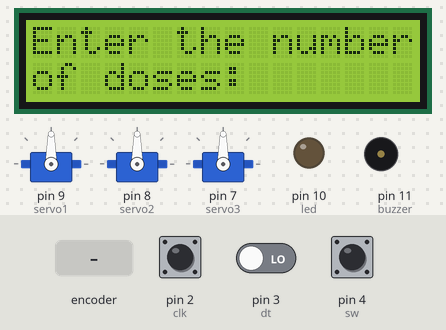
Recording of a sketch running on a simulated Arduino Uno, built with avr-gcc and run on an emulated ATmega328P. Parts: 16×2 character LCD, 3 × servo, output pins drawn as LEDs (lit = HIGH), buzzer (waves = sounding, pin HIGH). The test bench sets the inputs (shaded band); at power-on: pin 4 (sw) HIGH, pin 2 (clk) HIGH, pin 3 (dt) LOW. The local clock reads 2024-03-15 10:24:30 at power-on unless the sketch sets it; what the sketch prints to the serial monitor is not drawn.

Above: at 1.2 s.
1.3 s: rotary encoder on pin 2 (clk) / pin 3 (dt) turned 3 steps (first pin leading)
At 2.9 s:
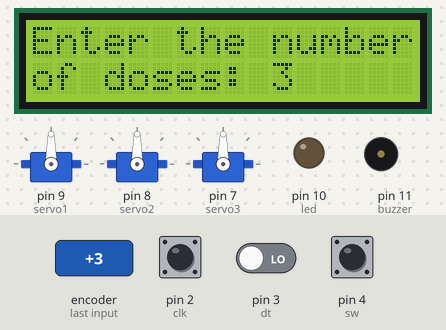
3.4 s: pin 4 (sw) pulled LOW for 3.2 s
At 8.9 s:
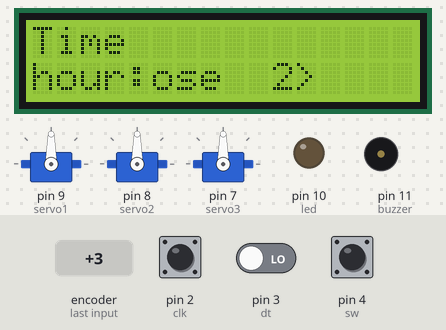
9.6 s: rotary encoder on pin 2 (clk) / pin 3 (dt) turned 1 step (first pin leading)
At 10.2 s:
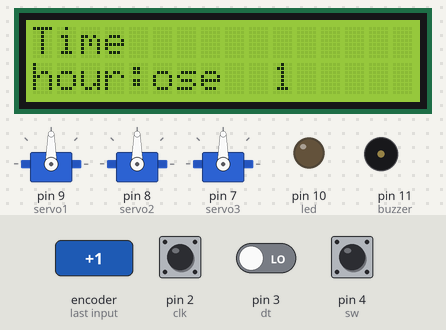
11.3 s: pin 4 (sw) pulled LOW for 0.15 s
At 13.3 s:
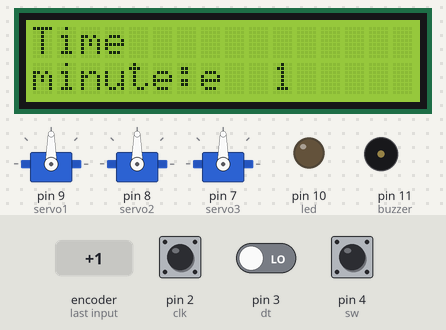
13.8 s: pin 4 (sw) pulled LOW for 3.2 s
At 18.1 s:
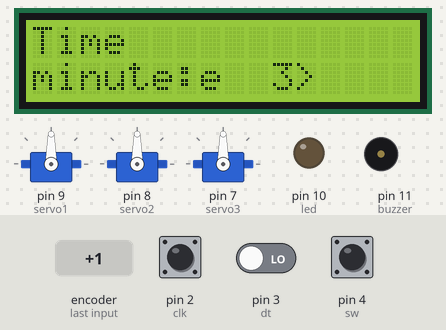
18.5 s: pin 4 (sw) pulled LOW for 1 s
At 20.2 s:
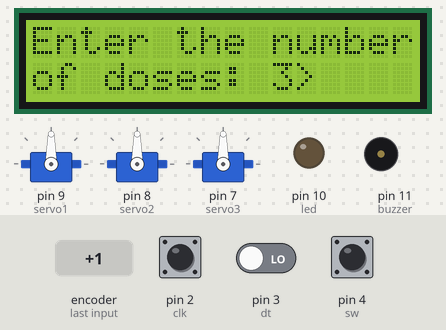
Timing chart, 0 to 21.7 s (numbered marks = the images above; inputs shaded):
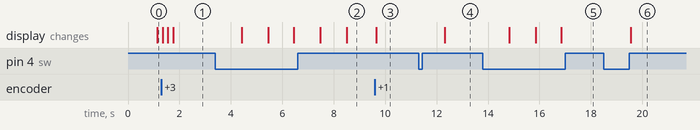

Measured:
- after the input at 1.3 s, the display: first changes after 0.05 s (image 1 shows a later state)
- after the input at 3.4 s, the display: first changes after 1.0 s (image 2 shows a later state)
- after the input at 9.6 s, the display: changes after 0.05 s (image 3)
- after the input at 11.3 s, the display: changes after 1.0 s (image 4)
- after the input at 13.8 s, the display: first changes after 1.0 s (image 5 shows a later state)
- after the input at 18.5 s, the display: changes after 1.1 s (image 6)

The sketch:

sketch_may24a.ino
```cpp
#include <RTClib.h>
#include <Servo.h>
#include <Wire.h>
#include <LiquidCrystal_I2C.h>
LiquidCrystal_I2C lcd(0x27, 16, 2);
Servo servo1,servo2,servo3;
RTC_DS3231 rtc;
int g;
char t[32];
int h[10],m[10];
int counter = 0;
int currentStateCLK;
int lastStateCLK;
unsigned long lastButtonPress = 0;
//function displaying date----------------------------------------------------------------------------------------------------------------------
void dat()
{
DateTime now = rtc.now();
sprintf(t, "%02d:%02d:%02d %02d/%02d/%02d <<<<<<<<", now.hour(), now.minute(), now.second(), now.day(), now.month(), now.year());
Serial.println(t);
}
//function for inputing through rotary----------------------------------------------------------------------------------------------------------
int input(){
counter=0;
while (true)
{
// Read the current state of CLK
currentStateCLK = digitalRead(2);
// If last and current state of CLK are different, then pulse occurred
// React to only 1 state change to avoid double count
if (currentStateCLK != lastStateCLK  && currentStateCLK == 1){

// If the DT state is different than the CLK state then
// the encoder is rotating CCW so decrement
if (digitalRead(3) != currentStateCLK) {
counter ++;
} else {
counter --;
}
Serial.print(" ");
Serial.print(counter);
if(counter>=0&&counter<10){
lcd.setCursor(10,1);
lcd.print(counter);
lcd.print(" ");
}
else{
lcd.setCursor(10,1);
lcd.print(counter);}
}
// Remember last CLK state
lastStateCLK = currentStateCLK;
// Read the button state
int btnState = digitalRead(4);
//If we detect LOW signal, button is pressed
if(btnState ==LOW)
{
 return counter;
}}}
//function for monitoring switch(rotary)--------------------------------------------------------------------------------------------------------
int ex(){
int btnState = digitalRead(4);
if(btnState ==LOW)
{
 return(1);
}
return 0;
}
//$$$$$$$$$$$$$$$$$$$$$$$$$$$$$$$$$$$$$$$$$$$$$$$$$$$$$$$$$$$$$$$$$$$$$$$$$$$$$$$$$$$$$$$$$$$$$$$$$$$$$$$$$$$$$$$$$$$$$$$$$$$$$$$$$$$$$$$$$$$$$$
void setup() {
// Setup Serial Monitor
Serial.begin(9600);

lcd.begin();


  lcd.backlight();
  lcd.clear();
  lcd.setCursor(0,0);
  lcd.print("MEDICINE VENDER");

 pinMode(0, OUTPUT);
  pinMode(1, OUTPUT);
pinMode(10,OUTPUT);//led
pinMode(11,OUTPUT);//buzzer

servo1.attach(9);
servo2.attach(8);
servo3.attach(7);

pinMode (5, INPUT); // irsensor pin

Wire.begin();

rtc.begin();
//rtc.adjust(DateTime(F(__DATE__),F(__TIME__)));


 pinMode(2,INPUT);//clk
 pinMode(3,INPUT);//dt
 pinMode(4, INPUT_PULLUP);//sw


// Read the initial state of CLK
lastStateCLK = digitalRead(2);

}
// the loop function runs over and over again forever *******************************************************************************************
void loop() {
  DateTime now = rtc.now();
  Serial.print(F("\nDate/Time: "));
  dat();
  delay(1000);

  lcd.setCursor(0,0);
  lcd.print("Enter the number");
  lcd.setCursor(0,1);
  lcd.print("of doses:");

  Serial.print("Enter the number of doses:");
  int a=input();delay(1000);
  for(int i=0;i<a;i++){
    int v=i+1;

    lcd.setCursor(0,0);
  lcd.print("Enter the time");
  lcd.setCursor(0,1);
  lcd.print("for dose ");
  lcd.setCursor(10,1);
  lcd.print(v);
  lcd.setCursor(11,1);
  lcd.print(">");

  Serial.print("\nEnter the time for dose ");
 Serial.print(v);
 Serial.print("->");
  delay(1000);
lcd.setCursor(0,0);
lcd.print("Time            ");
lcd.setCursor(0,1);
lcd.print("hour:");

  Serial.print("\nhour:");
  h[i]=input();
  delay(1000);

lcd.setCursor(0,1);
lcd.print("minute:");

  Serial.print("\nminute:");
  m[i]=input();
  delay(1000);
  }
  Serial.print("\n*******************************");
 // DateTime now = rtc.now();
 while(true){
  if(ex()==1){
  break;
  }
  int i=0;
 //Serial.print(".\n-\n");
  for(i=0;i<a;i++){
  if(h[i]==now.hour()&& m[i]==now.minute()){

 lcd.setCursor(0,0);
lcd.print(">MEDCINES ARE    ");
 lcd.setCursor(0,1);
lcd.print("DELIVERD : ");
 digitalWrite(0, LOW);
 digitalWrite(1, HIGH);

  Serial.print("\n>>>>>>>>MEDCINES ARE DELIVERD : ");
  dat();
  tone(11,200);
 delay(3000);
  noTone(11);
  Serial.println("servo1");
  servo1.write(90);
  delay(3000);
  servo1.write(0);
  Serial.println("servo2");
  servo2.write(90);
  delay(3000);
  servo2.write(0);
  delay(5000);
   digitalWrite(1, LOW);
 digitalWrite(0,LOW);
  g=now.minute() ;
  while(g!=(m[i]+2) || (g!=((m[i]+2)%60))){
  now = rtc.now();
  g=now.minute();
   // Serial.println("\n");
   //Serial.println(g);
  int statusSensor = digitalRead(5);
 if (statusSensor == 0) {


 lcd.setCursor(0,0);
 lcd.print(">MEDCINES ARE    ");
 lcd.setCursor(0,1);
lcd.print("TAKEN ");

 Serial.print("\n>>>>>>>>MEDCINES ARE TAKEN :");
 dat();
 delay(60000);
 delay(60000);
 delay(60000);
 break;
 }}
 }}
now = rtc.now();
 for(i=0;i<a;i++){
 if (now.minute()==(m[i]+2) || (now.minute()==((m[i]+2)%60))) {

lcd.setCursor(0,0);
 lcd.print(">MEDCINES ARE    ");
 lcd.setCursor(0,1);
lcd.print("CLEARED ");
digitalWrite(1, LOW);
 digitalWrite(0, HIGH);
 Serial.print("\n>>>>>>>>MEDCINES ARE NOT TAKEN\nMEDCINES ARE CLEARED :");
 dat();
  Serial.print("\nservo3");
 servo3.write(90);
 delay(3000);
 servo3.write(0);
delay(60000);
digitalWrite(1, LOW);
 digitalWrite(1, LOW);
break;
}
}}}
```
